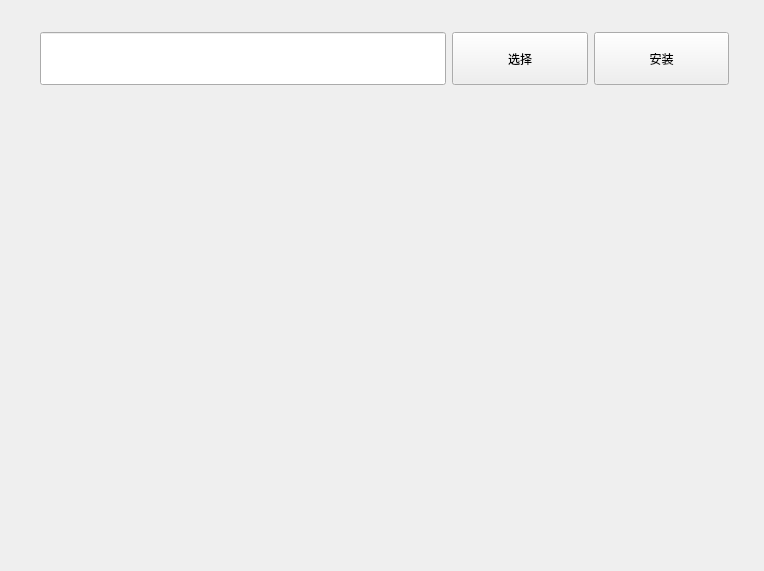
<?xml version="1.0" encoding="UTF-8"?>
<ui version="4.0">
 <class>widget_install_apk</class>
 <widget class="QWidget" name="widget_install_apk">
  <property name="geometry">
   <rect>
    <x>0</x>
    <y>0</y>
    <width>764</width>
    <height>571</height>
   </rect>
  </property>
  <property name="windowTitle">
   <string>Form</string>
  </property>
  <widget class="QWidget" name="verticalLayoutWidget">
   <property name="geometry">
    <rect>
     <x>0</x>
     <y>0</y>
     <width>771</width>
     <height>571</height>
    </rect>
   </property>
   <layout class="QVBoxLayout" name="verticalLayout" stretch="1,5">
    <property name="spacing">
     <number>0</number>
    </property>
    <property name="topMargin">
     <number>12</number>
    </property>
    <property name="bottomMargin">
     <number>0</number>
    </property>
    <item>
     <layout class="QHBoxLayout" name="horizontalLayout" stretch="1">
      <property name="spacing">
       <number>12</number>
      </property>
      <property name="leftMargin">
       <number>24</number>
      </property>
      <property name="topMargin">
       <number>0</number>
      </property>
      <property name="rightMargin">
       <number>24</number>
      </property>
      <property name="bottomMargin">
       <number>0</number>
      </property>
      <item>
       <widget class="QWidget" name="widget_install_fuction_bar" native="true">
        <widget class="QWidget" name="horizontalLayoutWidget">
         <property name="geometry">
          <rect>
           <x>0</x>
           <y>0</y>
           <width>721</width>
           <height>93</height>
          </rect>
         </property>
         <layout class="QHBoxLayout" name="horizontalLayout_2" stretch="3,1,1">
          <property name="leftMargin">
           <number>16</number>
          </property>
          <property name="topMargin">
           <number>20</number>
          </property>
          <property name="rightMargin">
           <number>16</number>
          </property>
          <property name="bottomMargin">
           <number>20</number>
          </property>
          <item>
           <widget class="QLineEdit" name="edt_install_path">
            <property name="sizePolicy">
             <sizepolicy hsizetype="Expanding" vsizetype="Expanding">
              <horstretch>0</horstretch>
              <verstretch>0</verstretch>
             </sizepolicy>
            </property>
           </widget>
          </item>
          <item>
           <widget class="QPushButton" name="btn_select_install">
            <property name="sizePolicy">
             <sizepolicy hsizetype="Expanding" vsizetype="Expanding">
              <horstretch>0</horstretch>
              <verstretch>0</verstretch>
             </sizepolicy>
            </property>
            <property name="text">
             <string>选择</string>
            </property>
           </widget>
          </item>
          <item>
           <widget class="QPushButton" name="btn_install">
            <property name="sizePolicy">
             <sizepolicy hsizetype="Expanding" vsizetype="Expanding">
              <horstretch>0</horstretch>
              <verstretch>0</verstretch>
             </sizepolicy>
            </property>
            <property name="text">
             <string>安装</string>
            </property>
           </widget>
          </item>
         </layout>
        </widget>
       </widget>
      </item>
     </layout>
    </item>
    <item>
     <layout class="QVBoxLayout" name="layout_install_step_info">
      <property name="spacing">
       <number>0</number>
      </property>
      <property name="leftMargin">
       <number>24</number>
      </property>
      <property name="topMargin">
       <number>12</number>
      </property>
      <property name="rightMargin">
       <number>24</number>
      </property>
      <property name="bottomMargin">
       <number>12</number>
      </property>
     </layout>
    </item>
   </layout>
  </widget>
 </widget>
 <resources/>
 <connections/>
</ui>
